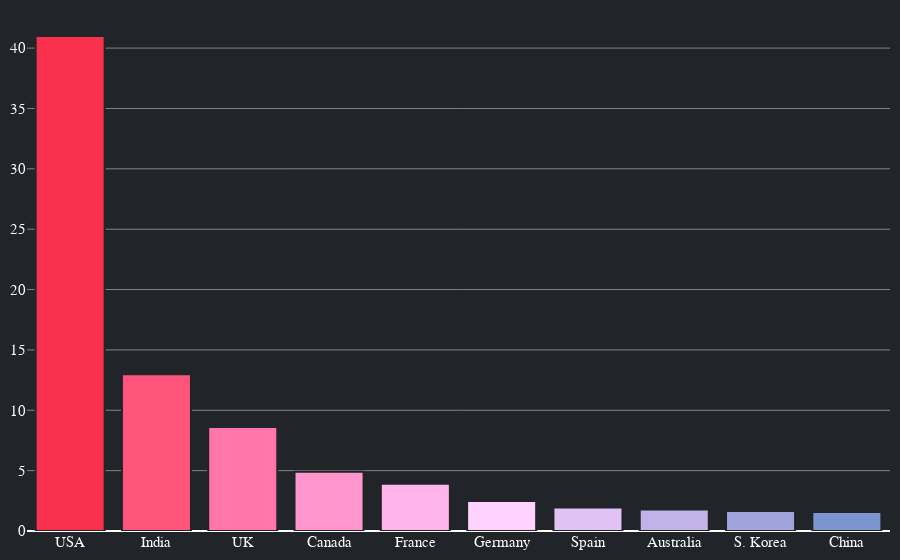

This figure's notebook cell:
### Markdown cell above
### Country analysis
We plot in a bar chart the 10 countries more represented in our dataset.

**Conclusion:** here we can notice that half of the content comes from the USA, the second most represented country is India followed by the UK. The huge presence of American content could be related to the fact that both companies are from there.

### Code cell
df = data.copy()
df['country'].replace('no_data', np.nan, inplace  = True)
df.dropna(inplace=True)
country = []
for i, x in df['country'].iteritems():
    l = x.split(', ')
    for c in l:
        country.append(c)
df = pd.DataFrame()
df['country'] = country
df['count'] = 1
df['country'].replace('United States', 'USA', inplace=True)
df['country'].replace('United Kingdom', 'UK',inplace=True)
df['country'].replace('South Korea', 'S. Korea',inplace=True)
x = df.groupby('country')['count'].sum().sort_values(ascending=False)[0:10]
y=len(df)
r=((x*100/y)).round(2)
df = pd.DataFrame(r)
fig = go.Figure(data=[go.Bar(x=df.index, y=df['count'].to_list())])
fig.update_traces(marker_color=colors[::-1][1:], marker_line_color='#212529',
                  marker_line_width=2)

fig.update_traces(marker=dict(line=dict(color='#212529', width=2)), hoverlabel=dict(font_size=14,font_family="Arial, san serif",font_color="white"))
fig.update_traces(hovertemplate=('<br>%{x} presence is: %{value}%<br><extra></extra>'))
fig.update_layout(paper_bgcolor="#212529", plot_bgcolor ='rgba(0, 0, 0, 0)', hoverlabel_bordercolor='#212529',margin=margin, yaxis_gridcolor ='rgba(225, 225, 225, .5)', font_color="white", font_family="Arial, san serif", font_size=15)

fig.update_yaxes(color="white")
fig.update_xaxes(color="white")
fig.write_html('visualization/two.html')
fig.show()

### Figure 1 — Plotly figure (JSON) as saved in the notebook; plotly's stock layout.template omitted (floating-point values rounded to 4 significant figures)
{"data": [{"hoverlabel": {"font": {"color": "white", "family": "Arial, san serif", "size": 14}}, "hovertemplate": "<br>%{x} presence is: %{value}%<br><extra></extra>", "marker": {"color": ["#f9314c", "#ff547c", "#ff76a7", "#ff96cc", "#ffb5ea", "#ffd2ff", "#e2c1f5", "#c2b2ea", "#a0a3de", "#7b95d0", "#5287c1", "#0f79af"], "line": {"color": "#212529", "width": 2}}, "type": "bar", "x": ["USA", "India", "UK", "Canada", "France", "Germany", "Spain", "Australia", "S. Korea", "China"], "y": [41, 12.98, 8.61, 4.9, 3.91, 2.49, 1.95, 1.79, 1.66, 1.57]}], "layout": {"font": {"color": "white", "family": "Arial, san serif", "size": 15}, "hoverlabel": {"bordercolor": "#212529"}, "margin": {"b": 10, "l": 10, "r": 10, "t": 10}, "paper_bgcolor": "#212529", "plot_bgcolor": "rgba(0, 0, 0, 0)", "xaxis": {"color": "white"}, "yaxis": {"color": "white", "gridcolor": "rgba(225, 225, 225, .5)"}}}
